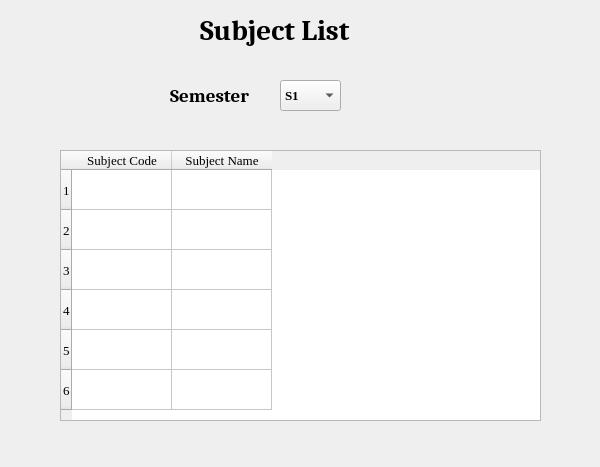
<?xml version="1.0" encoding="UTF-8"?>
<ui version="4.0">
 <class>Dialog</class>
 <widget class="QDialog" name="Dialog">
  <property name="geometry">
   <rect>
    <x>0</x>
    <y>0</y>
    <width>600</width>
    <height>467</height>
   </rect>
  </property>
  <property name="windowTitle">
   <string>Dialog</string>
  </property>
  <widget class="QTableWidget" name="tblwidget_subview">
   <property name="geometry">
    <rect>
     <x>60</x>
     <y>150</y>
     <width>481</width>
     <height>271</height>
    </rect>
   </property>
   <property name="font">
    <font>
     <family>Times New Roman</family>
     <pointsize>10</pointsize>
    </font>
   </property>
   <property name="editTriggers">
    <set>QAbstractItemView::NoEditTriggers</set>
   </property>
   <property name="selectionBehavior">
    <enum>QAbstractItemView::SelectRows</enum>
   </property>
   <property name="rowCount">
    <number>6</number>
   </property>
   <property name="columnCount">
    <number>2</number>
   </property>
   <attribute name="horizontalHeaderMinimumSectionSize">
    <number>31</number>
   </attribute>
   <attribute name="verticalHeaderDefaultSectionSize">
    <number>40</number>
   </attribute>
   <row/>
   <row/>
   <row/>
   <row/>
   <row/>
   <row/>
   <column>
    <property name="text">
     <string>Subject Code</string>
    </property>
   </column>
   <column>
    <property name="text">
     <string>Subject Name</string>
    </property>
   </column>
   <item row="0" column="0">
    <property name="text">
     <string/>
    </property>
   </item>
   <item row="0" column="1">
    <property name="text">
     <string/>
    </property>
   </item>
  </widget>
  <widget class="QLabel" name="lbl_head">
   <property name="geometry">
    <rect>
     <x>200</x>
     <y>10</y>
     <width>161</width>
     <height>41</height>
    </rect>
   </property>
   <property name="font">
    <font>
     <family>Cambria</family>
     <pointsize>22</pointsize>
     <weight>75</weight>
     <bold>true</bold>
    </font>
   </property>
   <property name="text">
    <string>Subject List</string>
   </property>
  </widget>
  <widget class="QComboBox" name="combo_sem">
   <property name="geometry">
    <rect>
     <x>280</x>
     <y>80</y>
     <width>61</width>
     <height>31</height>
    </rect>
   </property>
   <property name="font">
    <font>
     <family>Times New Roman</family>
     <pointsize>10</pointsize>
     <weight>75</weight>
     <bold>true</bold>
    </font>
   </property>
   <item>
    <property name="text">
     <string>S1</string>
    </property>
   </item>
  </widget>
  <widget class="QLabel" name="lb_sem">
   <property name="geometry">
    <rect>
     <x>170</x>
     <y>80</y>
     <width>91</width>
     <height>31</height>
    </rect>
   </property>
   <property name="font">
    <font>
     <family>Cambria</family>
     <pointsize>14</pointsize>
     <weight>75</weight>
     <bold>true</bold>
    </font>
   </property>
   <property name="text">
    <string>Semester</string>
   </property>
  </widget>
 </widget>
 <resources/>
 <connections/>
</ui>
